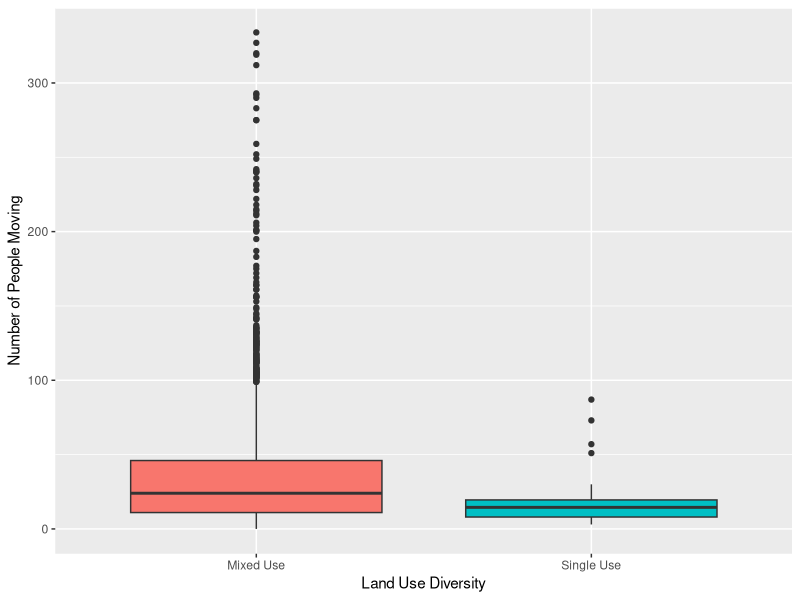
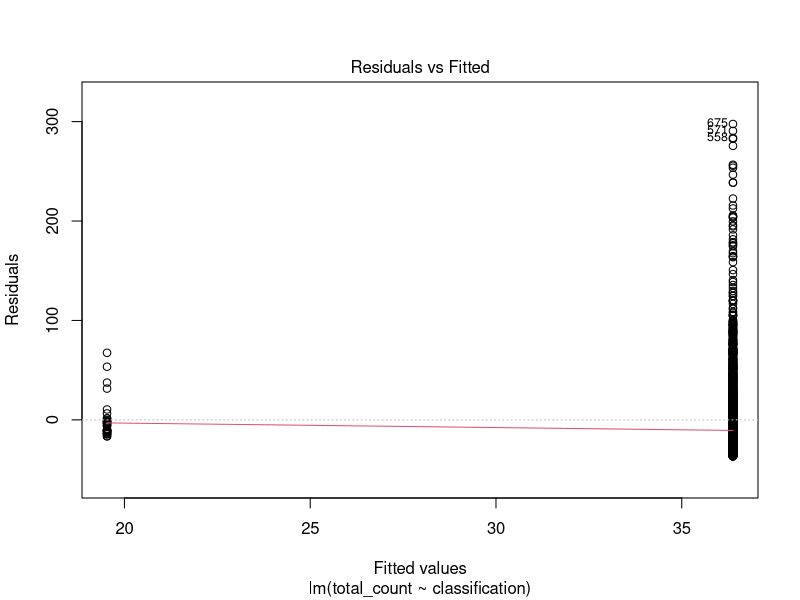
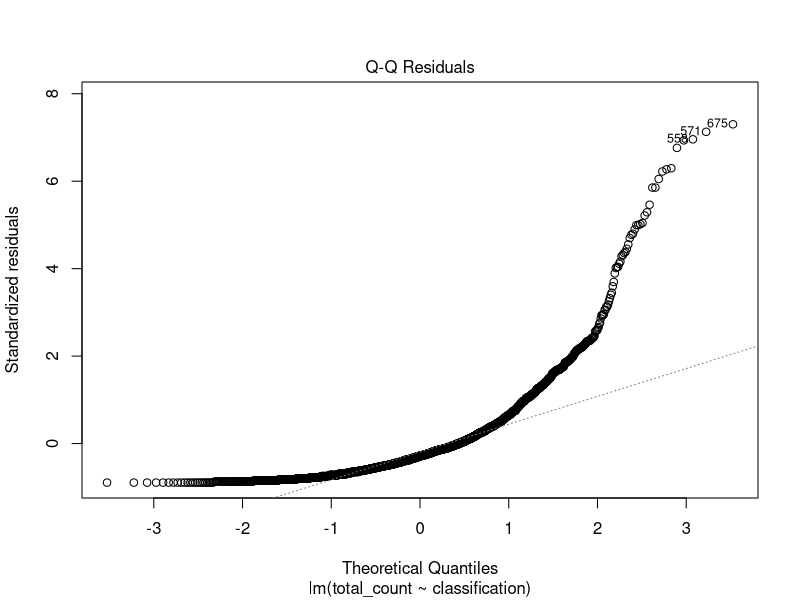
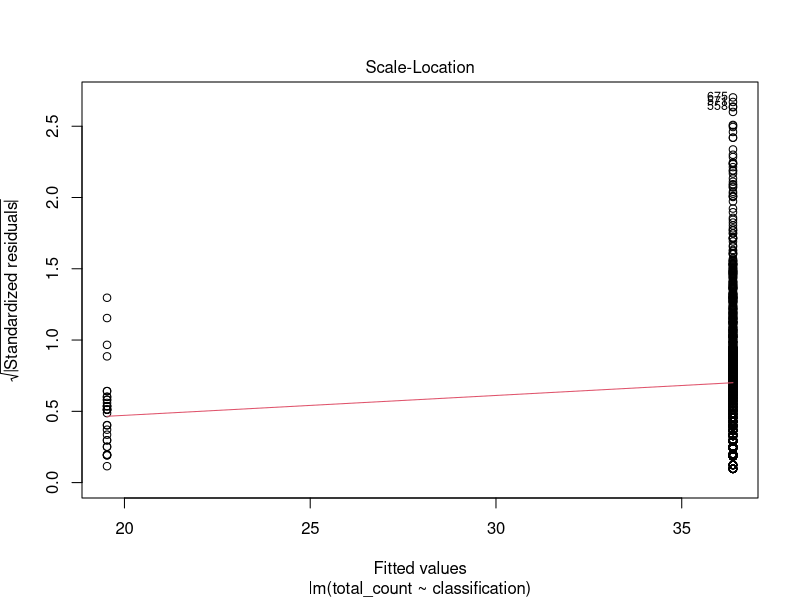
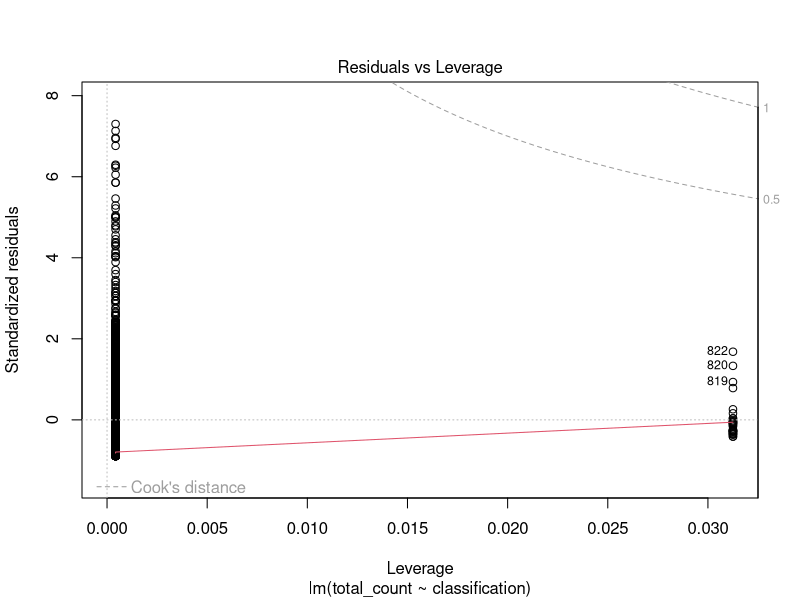

Generate these figures, in order, with R:
## ---- chunk 1
library(tidyverse)

# loading data
people_moving_df <- read.csv("Public_Life.csv")

locations_df <- read.csv("locations.csv")

unique(locations_df$location_character)

# isolating important rows
small_loc_df <- data.frame(locations_df$location_id, locations_df$location_line_typology_vehicular)

small_move_df <- data.frame(people_moving_df$unique_moving_id,  people_moving_df$moving_row_total, people_moving_df$moving_time_start, people_moving_df$moving_time_end, people_moving_df$location_id)

# changing column names
colnames(small_loc_df) <- c("location", "typology")

colnames(small_move_df) <- c("id", "total_count", "start", "end", "location")

# combining dataframes
new_df <- left_join(small_loc_df, small_move_df, 
                             by = join_by(location), 
                             multiple = "all")

# creating column to categorize neighborhood types

unique(new_df$typology)

new_df$classification <- ifelse(new_df$typology %in% c("Neighborhood Corridor", "Urban Village Neighborhood Access", "Urban Village Neighborhood", "Downtown Neighborhood", "Downtown", "Downtown Neighborhood Access", "Urban Center Connector", "Urban Village Main"), 1, 0)

# creating column for count per unit of time

new_df$start <- as.POSIXlt(new_df$start, format="%d/%m/%Y %I:%M:%S %p", tz = "UTC", na.rm = T)

new_df$end <- as.POSIXlt(new_df$end, format="%d/%m/%Y %I:%M:%S %p", tz = "UTC", na.rm = T)

new_df$duration <- as.numeric((new_df$end - new_df$start) / 60)

new_df$count_per_minute <- new_df$total_count / new_df$duration

# making a boxplot

new_df$land_use <- ifelse(new_df$classification == 1, "Mixed Use", "Single Use")

boxplot <- ggplot(new_df, aes(x = land_use, 
                          y = total_count,
                          fill = land_use), na.rm = TRUE) + 
  geom_boxplot() +
  xlab("Land Use Diversity") +
  ylab ("Number of People Moving") +
  theme(legend.position = "none")
boxplot


# making a scatterplot 
# plot(new_df$land_use, df$total_count, na.rm = T,
 #     xlab = "Land Use",
 #    ylab = "Pedestrians Through the Space",
 #    col = ifelse(new_df$land_use == 1, "green", "purple"))
                                             
# conducting main regression

model <- lm(total_count ~ classification, data = new_df)

summary(model)

plot(model)

